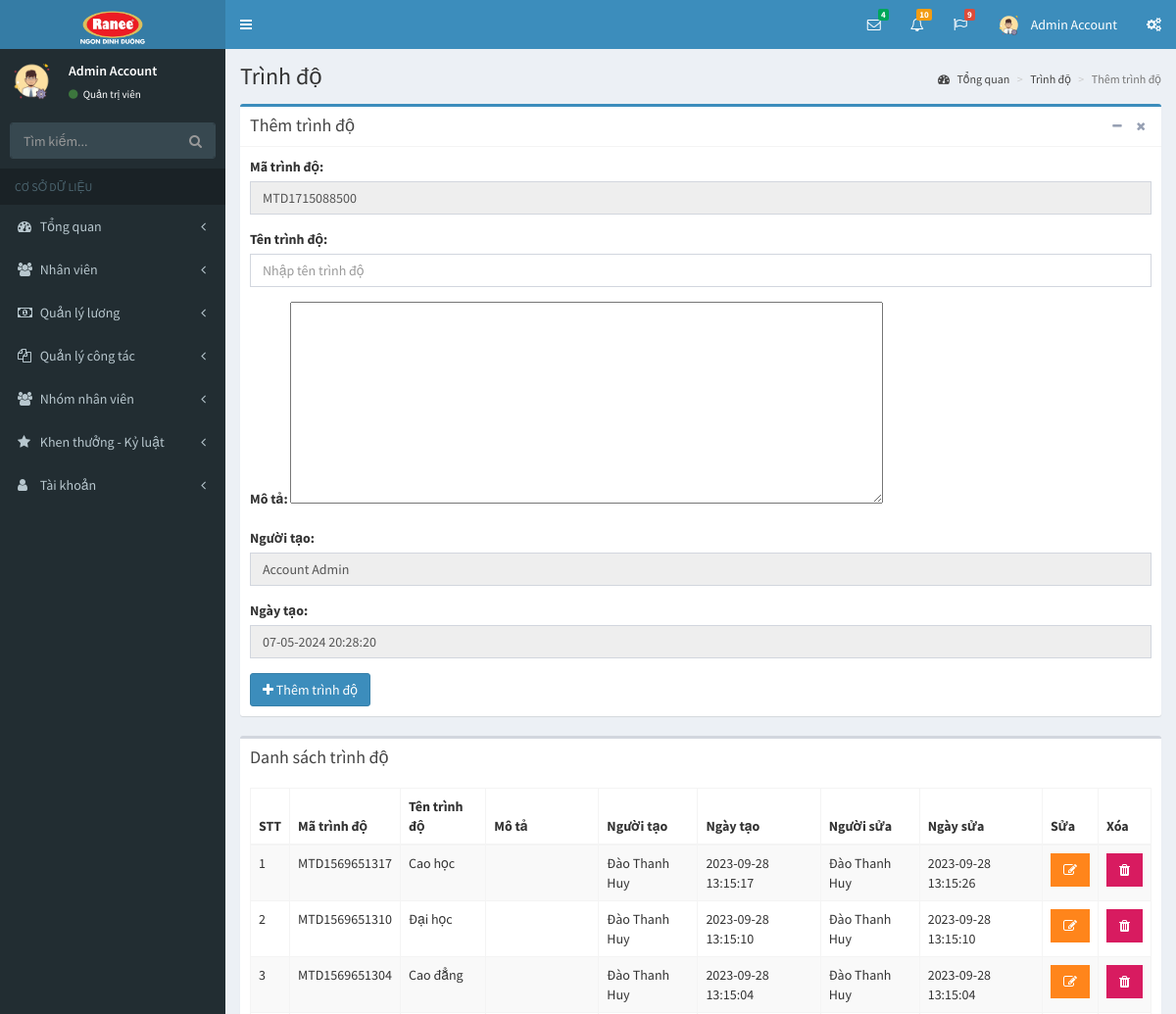
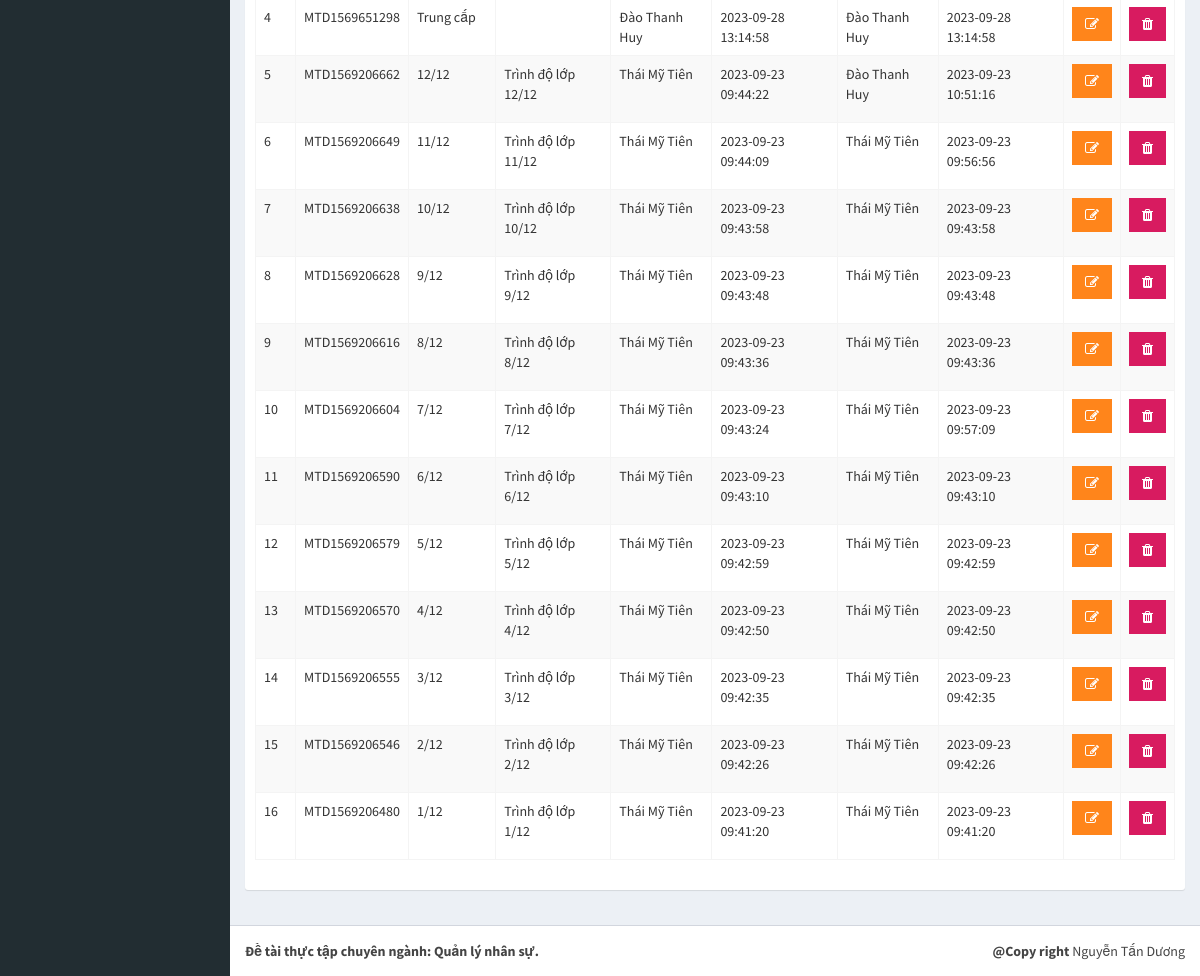
Screenshot of /pages/trinh-do.php (signed in) with the database file from the repository (2 pictures, top to bottom).
### tables this page shows
CREATE TABLE `tai_khoan` (
  `id` int(11) NOT NULL,
  `ho` varchar(50) NOT NULL,
  `ten` varchar(50) NOT NULL,
  `hinh_anh` varchar(50) NOT NULL,
  `email` varchar(50) NOT NULL,
  `mat_khau` varchar(50) NOT NULL,
  `so_dt` varchar(50) NOT NULL,
  `quyen` tinyint(1) NOT NULL,
  `trang_thai` tinyint(1) NOT NULL,
  `truy_cap` int(11) NOT NULL,
  `ngay_tao` datetime NOT NULL,
  `ngay_sua` datetime NOT NULL
);

CREATE TABLE `trinh_do` (
  `id` int(11) NOT NULL,
  `ma_trinh_do` varchar(50) NOT NULL,
  `ten_trinh_do` varchar(255) NOT NULL,
  `ghi_chu` varchar(255) NOT NULL,
  `nguoi_tao` varchar(50) NOT NULL,
  `ngay_tao` datetime NOT NULL,
  `nguoi_sua` varchar(50) NOT NULL,
  `ngay_sua` datetime NOT NULL
);

### pages/trinh-do.php (the view, shortened to what this page needs)
<?php
if(isset($_SESSION['username']) && isset($_SESSION['level']))
{
  include('../layouts/header.php');
  include('../layouts/topbar.php');
  include('../layouts/sidebar.php');
  $showData = "SELECT id, ma_trinh_do, ten_trinh_do, ghi_chu, nguoi_tao, ngay_tao, nguoi_sua, ngay_sua FROM trinh_do ORDER BY ngay_tao DESC";
  $result = mysqli_query($conn, $showData);
  $arrShow = array();
  while ($row = mysqli_fetch_array($result)) {
    $arrShow[] = $row;
  }
  $levelCode = "MTD" . time();
?>
  <div class="content-wrapper">
    <section class="content-header">
      <h1>
        Trình độ
      </h1>
      <ol class="breadcrumb">
        <li><a href="index.php?p=index&a=statistic"><i class="fa fa-dashboard"></i> Tổng quan</a></li>
        <li><a href="trinh-do.php?p=staff&a=level">Trình độ</a></li>
        <li class="active">Thêm trình độ</li>
      </ol>
    </section>
    <section class="content">
      <div class="row">
        <div class="col-xs-12">
          <div class="box box-primary">
            <div class="box-header with-border">
              <h3 class="box-title">Thêm trình độ</h3>
              <div class="box-tools pull-right">
                <button type="button" class="btn btn-box-tool" data-widget="collapse"><i class="fa fa-minus"></i></button>
                <button type="button" class="btn btn-box-tool" data-widget="remove"><i class="fa fa-remove"></i></button>
              </div>
            </div>
            <div class="box-body">
              <form action="" method="POST">
                <div class="row">
                  <div class="col-md-12">
                    <div class="form-group">
                      <label for="exampleInputEmail1">Mã trình độ: </label>
                      <input type="text" class="form-control" id="exampleInputEmail1" name="positionCode" value="<?php echo $levelCode; ?>" readonly>
                    </div>
                    <div class="form-group">
                      <label for="exampleInputEmail1">Tên trình độ: </label>
                      <input type="text" class="form-control" id="exampleInputEmail1" placeholder="Nhập tên trình độ" name="titleLevel">
                    </div>
                    <div class="form-group">
                      <label for="exampleInputEmail1">Mô tả: </label>
                      <textarea id="editor1" rows="10" cols="80" name="description">
                      </textarea>
                    </div>
                    <div class="form-group">
                      <label for="exampleInputEmail1">Người tạo: </label>
                      <input type="text" class="form-control" id="exampleInputEmail1" value="<?php echo $row_acc['ho']; ?> <?php echo $row_acc['ten']; ?>" name="personCreate" readonly>
                    </div>
                    <div class="form-group">
                      <label for="exampleInputEmail1">Ngày tạo: </label>
                      <input type="text" class="form-control" id="exampleInputEmail1" value="<?php echo date('d-m-Y H:i:s'); ?>" name="dateCreate" readonly>
                    </div>
                    <?php
                      if($_SESSION['level'] == 1)
                        echo "<button type='submit' class='btn btn-primary' name='save'><i class='fa fa-plus'></i> Thêm trình độ</button>";
                    ?>
                  </div>
                </div>
              </form>
            </div>
          </div>
          <div class="box">
            <div class="box-header">
              <h3 class="box-title">Danh sách trình độ</h3>
            </div>
            <div class="box-body">
              <div class="table-responsive">
                <table id="example1" class="table table-bordered table-striped">
                  <thead>
                  <tr>
                    <th>STT</th>
                    <th>Mã trình độ</th>
                    <th>Tên trình độ</th>
                    <th>Mô tả</th>
                    <th>Người tạo</th>
                    <th>Ngày tạo</th>
                    <th>Người sửa</th>
                    <th>Ngày sửa</th>
                    <th>Sửa</th>
                    <th>Xóa</th>
                  </tr>
                  </thead>
                  <tbody>
                  <?php
                    $count = 1;
                    foreach ($arrShow as $arrS)
                    {
                  ?>
                      <tr>
                        <td><?php echo $count; ?></td>
                        <td><?php echo $arrS['ma_trinh_do']; ?></td>
                        <td><?php echo $arrS['ten_trinh_do']; ?></td>
                        <td><?php echo $arrS['ghi_chu']; ?></td>
                        <td><?php echo $arrS['nguoi_tao']; ?></td>
                        <td><?php echo $arrS['ngay_tao']; ?></td>
                        <td><?php echo $arrS['nguoi_sua']; ?></td>
                        <td><?php echo $arrS['ngay_sua']; ?></td>
                        <th>
                          <?php
                            if($row_acc['quyen'] == 1)
                            {
                              echo "<form method='POST'>";
                              echo "<button type='submit' class='btn bg-orange btn-flat'  name='edit'><i class='fa fa-edit'></i></button>";
                              echo "</form>";
                            }
                            else
                            {
                              echo "<button type='button' class='btn bg-orange btn-flat' disabled><i class='fa fa-edit'></i></button>";
                            }
                          ?>
                        </th>
                        <th>
                          <?php
                            if($row_acc['quyen'] == 1)
                            {
                              echo "<button type='button' class='btn bg-maroon btn-flat' data-toggle='modal' data-target='#exampleModal' data-whatever='".$arrS['id']."'><i class='fa fa-trash'></i></button>";
                            }
                            else
                            {
                              echo "<button type='button' class='btn bg-maroon btn-flat' disabled><i class='fa fa-trash'></i></button>";
                            }
                          ?>
                        </th>
                      </tr>
                  <?php
                      $count++;
                    }
                  ?>
                  </tbody>
                </table>
              </div>
            </div>
          </div>
        </div>
      </div>
    </section>
  </div>
<?php
  include('../layouts/footer.php');
}
else
{
  header('Location: dang-nhap.php');
}
?>

### layouts/topbar.php (shortened to what this page needs)
<body class="hold-transition skin-blue sidebar-mini">
<div class="wrapper">
  <header class="main-header">
    <a href="index.php?p=index&a=statistic" class="logo">
      <span class="logo-lg"><img src="../dist/images/logo.png" alt=""></span>
    </a>
    <nav class="navbar navbar-static-top">
      <a href="#" class="sidebar-toggle" data-toggle="push-menu" role="button">
      </a>
      <div class="navbar-custom-menu">
        <ul class="nav navbar-nav">
          <li class="dropdown messages-menu">
            <a href="#" class="dropdown-toggle" data-toggle="dropdown">
              <i class="fa fa-envelope-o"></i>
              <span class="label label-success">4</span>
            </a>
          </li>
          <li class="dropdown notifications-menu">
            <a href="#" class="dropdown-toggle" data-toggle="dropdown">
              <i class="fa fa-bell-o"></i>
              <span class="label label-warning">10</span>
            </a>
          </li>
          <li class="dropdown tasks-menu">
            <a href="#" class="dropdown-toggle" data-toggle="dropdown">
              <i class="fa fa-flag-o"></i>
              <span class="label label-danger">9</span>
            </a>
          </li>
          <li class="dropdown user user-menu">
            <a href="#" class="dropdown-toggle" data-toggle="dropdown">
              <img src="../uploads/images/<?php echo $row_acc['hinh_anh']; ?>" class="user-image" alt="User Image">
              <span class="hidden-xs"><?php echo $row_acc['ten']; ?> <?php echo $row_acc['ho']; ?></span>
            </a>
          </li>
          <li>
            <a href="#" data-toggle="control-sidebar"><i class="fa fa-gears"></i></a>
          </li>
        </ul>
      </div>
    </nav>
  </header>

### layouts/sidebar.php (shortened to what this page needs)
<aside class="main-sidebar">
  <section class="sidebar">
    <div class="user-panel">
      <div class="pull-left image">
        <img src="../uploads/images/<?php echo $row_acc['hinh_anh']; ?>" class="img-circle" alt="User Image">
      </div>
      <div class="pull-left info">
        <p>
          <?php echo $row_acc['ten']; ?> <?php echo $row_acc['ho']; ?>
        </p>
        <a href="#"><i class="fa fa-circle text-success"></i>
          <?php
            if($row_acc['quyen'] == 1)
            {
              echo "Quản trị viên";
            }
            else
            {
              echo "Nhân viên";
            }
          ?>
        </a>
      </div>
    </div>
    <form action="#" method="get" class="sidebar-form">
      <div class="input-group">
        <input type="text" name="q" class="form-control" placeholder="Tìm kiếm...">
        <span class="input-group-btn">
              <button type="submit" name="search" id="search-btn" class="btn btn-flat"><i class="fa fa-search"></i>
              </button>
            </span>
      </div>
    </form>
    <ul class="sidebar-menu" data-widget="tree">
      <li class="header">CƠ SỞ DỮ LIỆU</li>
      <li class="<?php if($p == 'index') echo 'active'; ?> treeview">
        <a href="#">
          <i class="fa fa-dashboard"></i> <span>Tổng quan</span>
          <span class="pull-right-container">
            <i class="fa fa-angle-left pull-right"></i>
          </span>
        </a>
      </li>
      <li class="<?php if($p == 'staff') echo 'active'; ?> treeview">
        <a href="#">
          <i class="fa fa-users"></i>
          <span>Nhân viên</span>
          <span class="pull-right-container">
            <i class="fa fa-angle-left pull-right"></i>
          </span>
        </a>
      </li>
      <li class="<?php if($p == 'salary') echo 'active'; ?> treeview">
        <a href="#">
          <i class="fa fa-money"></i>
          <span>Quản lý lương</span>
          <span class="pull-right-container">
            <i class="fa fa-angle-left pull-right"></i>
          </span>
        </a>
      </li>
      <li class="<?php if($p == 'collaborate') echo 'active'; ?> treeview">
        <a href="#">
          <i class="fa fa-files-o"></i>
          <span>Quản lý công tác</span>
          <span class="pull-right-container">
            <i class="fa fa-angle-left pull-right"></i>
          </span>
        </a>
      </li>
      <li class="<?php if($p == 'group') echo 'active'; ?> treeview">
        <a href="#">
          <i class="fa fa-users"></i> <span>Nhóm nhân viên</span>
          <span class="pull-right-container">
            <i class="fa fa-angle-left pull-right"></i>
          </span>
        </a>
      </li>
      <li class="<?php if($p == 'bonus-discipline') echo 'active'; ?> treeview">
        <a href="#">
          <i class="fa fa-star"></i> <span>Khen thưởng - Kỷ luật</span>
          <span class="pull-right-container">
            <i class="fa fa-angle-left pull-right"></i>
          </span>
        </a>
      </li>
      <li class="<?php if($p == 'account') echo 'active'; ?> treeview">
        <a href="#">
          <i class="fa fa-user"></i> <span>Tài khoản</span>
          <span class="pull-right-container">
            <i class="fa fa-angle-left pull-right"></i>
          </span>
        </a>
      </li>
    </ul>
  </section>
</aside>

### rows the page displays
tai_khoan: hinh_anh (picture), ten "Admin", ho "Account", personCreate "Account Admin"
trinh_do: ma_trinh_do "MTD1569651317", ten_trinh_do "Cao học", nguoi_tao "Đào Thanh Huy", ngay_tao "2023-09-28 13:15:17", nguoi_sua "Đào Thanh Huy", ngay_sua "2023-09-28 13:15:26"
trinh_do: ma_trinh_do "MTD1569651310", ten_trinh_do "Đại học", nguoi_tao "Đào Thanh Huy", ngay_tao "2023-09-28 13:15:10", nguoi_sua "Đào Thanh Huy", ngay_sua "2023-09-28 13:15:10"
trinh_do: ma_trinh_do "MTD1569651304", ten_trinh_do "Cao đẳng", nguoi_tao "Đào Thanh Huy", ngay_tao "2023-09-28 13:15:04", nguoi_sua "Đào Thanh Huy", ngay_sua "2023-09-28 13:15:04"
trinh_do: ma_trinh_do "MTD1569651298", ten_trinh_do "Trung cấp", nguoi_tao "Đào Thanh Huy", ngay_tao "2023-09-28 13:14:58", nguoi_sua "Đào Thanh Huy", ngay_sua "2023-09-28 13:14:58"
trinh_do: ma_trinh_do "MTD1569206662", ten_trinh_do "12/12", ghi_chu "Trình độ lớp 12/12", nguoi_tao "Thái Mỹ Tiên", ngay_tao "2023-09-23 09:44:22", nguoi_sua "Đào Thanh Huy", ngay_sua "2023-09-23 10:51:16"
trinh_do: ma_trinh_do "MTD1569206649", ten_trinh_do "11/12", ghi_chu "Trình độ lớp 11/12", nguoi_tao "Thái Mỹ Tiên", ngay_tao "2023-09-23 09:44:09", nguoi_sua "Thái Mỹ Tiên", ngay_sua "2023-09-23 09:56:56"
trinh_do: ma_trinh_do "MTD1569206638", ten_trinh_do "10/12", ghi_chu "Trình độ lớp 10/12", nguoi_tao "Thái Mỹ Tiên", ngay_tao "2023-09-23 09:43:58", nguoi_sua "Thái Mỹ Tiên", ngay_sua "2023-09-23 09:43:58"
trinh_do: ma_trinh_do "MTD1569206628", ten_trinh_do "9/12", ghi_chu "Trình độ lớp 9/12", nguoi_tao "Thái Mỹ Tiên", ngay_tao "2023-09-23 09:43:48", nguoi_sua "Thái Mỹ Tiên", ngay_sua "2023-09-23 09:43:48"
trinh_do: ma_trinh_do "MTD1569206616", ten_trinh_do "8/12", ghi_chu "Trình độ lớp 8/12", nguoi_tao "Thái Mỹ Tiên", ngay_tao "2023-09-23 09:43:36", nguoi_sua "Thái Mỹ Tiên", ngay_sua "2023-09-23 09:43:36"
trinh_do: ma_trinh_do "MTD1569206604", ten_trinh_do "7/12", ghi_chu "Trình độ lớp 7/12", nguoi_tao "Thái Mỹ Tiên", ngay_tao "2023-09-23 09:43:24", nguoi_sua "Thái Mỹ Tiên", ngay_sua "2023-09-23 09:57:09"
trinh_do: ma_trinh_do "MTD1569206590", ten_trinh_do "6/12", ghi_chu "Trình độ lớp 6/12", nguoi_tao "Thái Mỹ Tiên", ngay_tao "2023-09-23 09:43:10", nguoi_sua "Thái Mỹ Tiên", ngay_sua "2023-09-23 09:43:10"
trinh_do: ma_trinh_do "MTD1569206579", ten_trinh_do "5/12", ghi_chu "Trình độ lớp 5/12", nguoi_tao "Thái Mỹ Tiên", ngay_tao "2023-09-23 09:42:59", nguoi_sua "Thái Mỹ Tiên", ngay_sua "2023-09-23 09:42:59"
trinh_do: ma_trinh_do "MTD1569206570", ten_trinh_do "4/12", ghi_chu "Trình độ lớp 4/12", nguoi_tao "Thái Mỹ Tiên", ngay_tao "2023-09-23 09:42:50", nguoi_sua "Thái Mỹ Tiên", ngay_sua "2023-09-23 09:42:50"
trinh_do: ma_trinh_do "MTD1569206555", ten_trinh_do "3/12", ghi_chu "Trình độ lớp 3/12", nguoi_tao "Thái Mỹ Tiên", ngay_tao "2023-09-23 09:42:35", nguoi_sua "Thái Mỹ Tiên", ngay_sua "2023-09-23 09:42:35"
trinh_do: ma_trinh_do "MTD1569206546", ten_trinh_do "2/12", ghi_chu "Trình độ lớp 2/12", nguoi_tao "Thái Mỹ Tiên", ngay_tao "2023-09-23 09:42:26", nguoi_sua "Thái Mỹ Tiên", ngay_sua "2023-09-23 09:42:26"
trinh_do: ma_trinh_do "MTD1569206480", ten_trinh_do "1/12", ghi_chu "Trình độ lớp 1/12", nguoi_tao "Thái Mỹ Tiên", ngay_tao "2023-09-23 09:41:20", nguoi_sua "Thái Mỹ Tiên", ngay_sua "2023-09-23 09:41:20"
